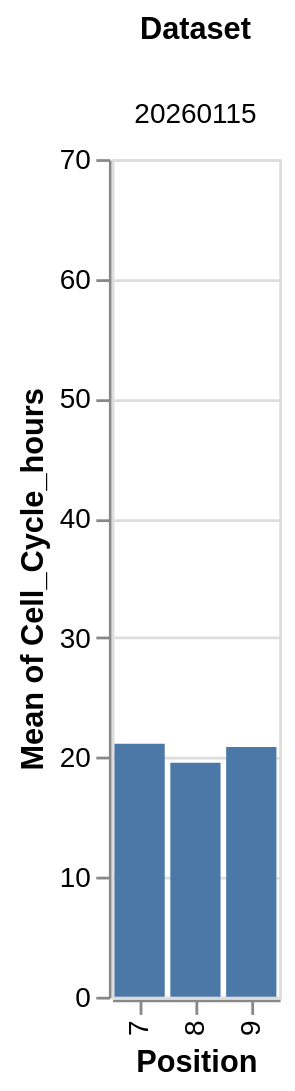

The notebook cell saved with this chart:
### Code cell
alt.Chart(
    df
).mark_bar().encode(
    x='Position:O',

    y = alt.Y('mean(Cell_Cycle_hours)', scale = alt.Scale(domain = [0, 70])), 
    column='Dataset'
)
